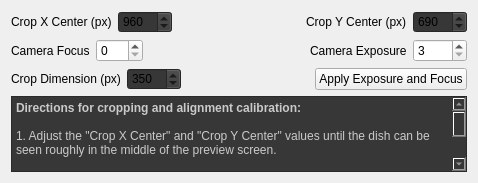
                <widget class="QWidget" name="page">
                 <property name="geometry">
                  <rect>
                   <x>0</x>
                   <y>0</y>
                   <width>478</width>
                   <height>183</height>
                  </rect>
                 </property>
                 <attribute name="label">
                  <string>Image Cropping, Alignment, Focus, Exposure, and Size</string>
                 </attribute>
                 <layout class="QGridLayout" name="gridLayout_20">
                  <item row="2" column="0">
                   <layout class="QGridLayout" name="gridLayout_18">
                    <item row="2" column="0">
                     <widget class="QLabel" name="label_45">
                      <property name="text">
                       <string>Crop Dimension (px)</string>
                      </property>
                     </widget>
                    </item>
                    <item row="2" column="1">
                     <widget class="QSpinBox" name="crop_dimension_spin_box">
                      <property name="styleSheet">
                       <string notr="true">background-color:rgb(55,55,55)</string>
                      </property>
                      <property name="maximum">
                       <number>1080</number>
                      </property>
                      <property name="value">
                       <number>350</number>
                      </property>
                     </widget>
                    </item>
                    <item row="2" column="3">
                     <widget class="QPushButton" name="system_calibration_exposure_focus_button">
                      <property name="text">
                       <string>Apply Exposure and Focus</string>
                      </property>
                     </widget>
                    </item>
                    <item row="2" column="2">
                     <spacer name="horizontalSpacer_26">
                      <property name="orientation">
                       <enum>Qt::Horizontal</enum>
                      </property>
                      <property name="sizeHint" stdset="0">
                       <size>
                        <width>40</width>
                        <height>20</height>
                       </size>
                      </property>
                     </spacer>
                    </item>
                   </layout>
                  </item>
                  <item row="3" column="0">
                   <layout class="QGridLayout" name="gridLayout_19">
                    <item row="0" column="0">
                     <widget class="QTextBrowser" name="textBrowser_3">
                      <property name="styleSheet">
                       <string notr="true">background-color:rgb(55, 55, 55); color:rgb(202, 202, 202)</string>
                      </property>
                      <property name="html">
                       <string>&lt;!DOCTYPE HTML PUBLIC &quot;-//W3C//DTD HTML 4.0//EN&quot; &quot;http://www.w3.org/TR/REC-html40/strict.dtd&quot;&gt;
&lt;html&gt;&lt;head&gt;&lt;meta name=&quot;qrichtext&quot; content=&quot;1&quot; /&gt;&lt;style type=&quot;text/css&quot;&gt;
p, li { white-space: pre-wrap; }
&lt;/style&gt;&lt;/head&gt;&lt;body style=&quot; font-family:'Sans Serif'; font-size:9pt; font-weight:400; font-style:normal;&quot;&gt;
&lt;p style=&quot; margin-top:0px; margin-bottom:0px; margin-left:0px; margin-right:0px; -qt-block-indent:0; text-indent:0px;&quot;&gt;&lt;span style=&quot; font-weight:600;&quot;&gt;Directions for cropping and alignment calibration:&lt;/span&gt;&lt;/p&gt;
&lt;p style=&quot;-qt-paragraph-type:empty; margin-top:0px; margin-bottom:0px; margin-left:0px; margin-right:0px; -qt-block-indent:0; text-indent:0px;&quot;&gt;&lt;br /&gt;&lt;/p&gt;
&lt;p style=&quot; margin-top:0px; margin-bottom:0px; margin-left:0px; margin-right:0px; -qt-block-indent:0; text-indent:0px;&quot;&gt;1. Adjust the &amp;quot;Crop X Center&amp;quot; and &amp;quot;Crop Y Center&amp;quot; values until the dish can be seen roughly in the middle of the preview screen.&lt;/p&gt;
&lt;p style=&quot;-qt-paragraph-type:empty; margin-top:0px; margin-bottom:0px; margin-left:0px; margin-right:0px; -qt-block-indent:0; text-indent:0px;&quot;&gt;&lt;br /&gt;&lt;/p&gt;
&lt;p style=&quot; margin-top:0px; margin-bottom:0px; margin-left:0px; margin-right:0px; -qt-block-indent:0; text-indent:0px;&quot;&gt;2. Adjust the &amp;quot;Crop Dimension&amp;quot; until the calibration dish fills the screen, but does not extend outside of it.&lt;/p&gt;
&lt;p style=&quot;-qt-paragraph-type:empty; margin-top:0px; margin-bottom:0px; margin-left:0px; margin-right:0px; -qt-block-indent:0; text-indent:0px;&quot;&gt;&lt;br /&gt;&lt;/p&gt;
&lt;p style=&quot; margin-top:0px; margin-bottom:0px; margin-left:0px; margin-right:0px; -qt-block-indent:0; text-indent:0px;&quot;&gt;3. Fine tune the &amp;quot;Crop X Center&amp;quot; and &amp;quot;Crop Y Center&amp;quot; values until the dotted crosshair is lined up directly in the center of the calibration dot in the middle of the dish.&lt;/p&gt;
&lt;p style=&quot;-qt-paragraph-type:empty; margin-top:0px; margin-bottom:0px; margin-left:0px; margin-right:0px; -qt-block-indent:0; text-indent:0px;&quot;&gt;&lt;br /&gt;&lt;/p&gt;
&lt;p style=&quot; margin-top:0px; margin-bottom:0px; margin-left:0px; margin-right:0px; -qt-block-indent:0; text-indent:0px;&quot;&gt;4. Fine tune the &amp;quot;Crop Dimension&amp;quot; until the outer edge of the dish lines up with the red circle.&lt;/p&gt;
&lt;p style=&quot;-qt-paragraph-type:empty; margin-top:0px; margin-bottom:0px; margin-left:0px; margin-right:0px; -qt-block-indent:0; text-indent:0px;&quot;&gt;&lt;br /&gt;&lt;/p&gt;&lt;/body&gt;&lt;/html&gt;</string>
                      </property>
                     </widget>
                    </item>
                   </layout>
                  </item>
                  <item row="0" column="0">
                   <layout class="QGridLayout" name="gridLayout_24">
                    <item row="0" column="1">
                     <widget class="QSpinBox" name="crop_x_center_spin_box">
                      <property name="styleSheet">
                       <string notr="true">background-color:rgb(55,55,55)</string>
                      </property>
                      <property name="maximum">
                       <number>1920</number>
                      </property>
                      <property name="value">
                       <number>960</number>
                      </property>
                     </widget>
                    </item>
                    <item row="0" column="4">
                     <widget class="QSpinBox" name="crop_y_center_spin_box">
                      <property name="styleSheet">
                       <string notr="true">background-color:rgb(55,55,55)</string>
                      </property>
                      <property name="maximum">
                       <number>1080</number>
                      </property>
                      <property name="value">
                       <number>690</number>
                      </property>
                     </widget>
                    </item>
                    <item row="0" column="0">
                     <widget class="QLabel" name="label_43">
                      <property name="text">
                       <string>Crop X Center (px)</string>
                      </property>
                     </widget>
                    </item>
                    <item row="0" column="3">
                     <widget class="QLabel" name="label_44">
                      <property name="text">
                       <string>Crop Y Center (px)</string>
                      </property>
                     </widget>
                    </item>
                    <item row="0" column="2">
                     <spacer name="horizontalSpacer_17">
                      <property name="orientation">
                       <enum>Qt::Horizontal</enum>
                      </property>
                      <property name="sizeHint" stdset="0">
                       <size>
                        <width>40</width>
                        <height>20</height>
                       </size>
                      </property>
                     </spacer>
                    </item>
                   </layout>
                  </item>
                  <item row="1" column="0">
                   <layout class="QHBoxLayout" name="horizontalLayout_35">
                    <item>
                     <widget class="QLabel" name="label_13">
                      <property name="text">
                       <string>Camera Focus</string>
                      </property>
                     </widget>
                    </item>
                    <item>
                     <widget class="QSpinBox" name="camera_focus_spinbox">
                      <property name="maximum">
                       <number>255</number>
                      </property>
                     </widget>
                    </item>
                    <item>
                     <spacer name="horizontalSpacer_67">
                      <property name="orientation">
                       <enum>Qt::Horizontal</enum>
                      </property>
                      <property name="sizeHint" stdset="0">
                       <size>
                        <width>40</width>
                        <height>20</height>
                       </size>
                      </property>
                     </spacer>
                    </item>
                    <item>
                     <widget class="QLabel" name="label_14">
                      <property name="text">
                       <string>Camera Exposure</string>
                      </property>
                     </widget>
                    </item>
                    <item>
                     <widget class="QSpinBox" name="camera_exposure_spinbox">
                      <property name="minimum">
                       <number>3</number>
                      </property>
                      <property name="maximum">
                       <number>2047</number>
                      </property>
                     </widget>
                    </item>
                   </layout>
                  </item>
                 </layout>
                </widget>
